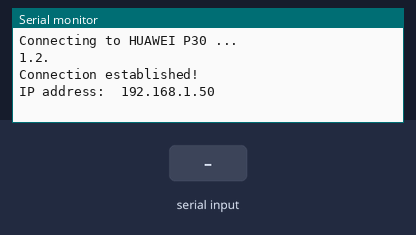
Simulated run of this program. Board: ESP8266 (NodeMCU). On the bench: the last lines printed to the serial monitor. The test bench sets the inputs (shaded band). WiFi joins after 1.5 s; servers stay silent unless stated; web services answer with replies made up by the test bench.

Above: at 3.2 s.
3.3 s: "D\n" received over Serial
At 4.9 s:
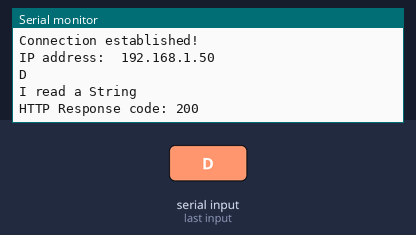
5.8 s: "T\n" received over Serial
At 7.9 s:
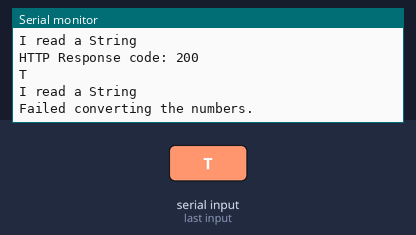

Measured:
- after the input at 3.3 s, the serial monitor: prints a new line after 1.0 s (image 1)
- after the input at 5.8 s, the serial monitor: prints a new line after 1.0 s (image 2)

The program:

main.cpp
```cpp
//This file is made with this link: https://randomnerdtutorials.com/esp8266-nodemcu-http-post-ifttt-thingspeak-arduino/
//This is how it must be since i either copy the most of it or sit and write the same code since there really is only
//is one easy way to solve this problem.

//#include <espUpload.h>
#include <ESP8266WiFi.h>
#include <ESP8266HTTPClient.h>
#include <WiFiClient.h>
#include <espNetworking.h>
#include <iostream>
#include <sstream>
#include <string.h>
#include <stdio.h>
using namespace std;
   // Include the Wi-Fi library
//Standard code to connect to wifi.
const char* ssid     = "HUAWEI P30";         // The SSID (name) of the Wi-Fi network you want to connect to
const char* password = "8879abcd";     // The password of the Wi-Fi network
const char* serverName = "http://api.thingspeak.com/update";
String apiKey = "T4P6ZTXR1T428AW9";
char buffer[100];
int bufferSize=100;
const int analogInPin =A0;
int sensorValue = 0;
String command="";


void setup() {
  for(int i=0;i<100;i++){
    buffer[i]='0';
  }
  Serial.begin(115200);         // Start the Serial communication to send messages to the computer
  Serial.println('\n');
  while (!Serial) {
 // wait for serial port to connect. Needed for native USB port only
}

  WiFi.begin(ssid, password);             // Connect to the network
  Serial.print("Connecting to ");
  Serial.print(ssid); Serial.println(" ...");

  int i = 0;
  while (WiFi.status() != WL_CONNECTED) { // Wait for the Wi-Fi to connect
    delay(1000);
    Serial.print(++i); Serial.print('.');
  }

  Serial.println('\n');
  Serial.println("Connection established!");
  Serial.print("IP address:\t");
  Serial.println(WiFi.localIP());         // Send the IP address of the ESP8266 to the computer
}
void loop() { // run over and over
if (Serial.available()) {
command=Serial.readString();

Serial.println(command);
Serial.println("I read a String");
if(command.charAt(0)=='D'){
  doorIsOpenedNetworking();
}
else{
  //Here i am making a function to find the two integers in the read input if there are less than two nothing will hapen
  //The two first integers will be used.
  //Using help from this article
  //https://www.tutorialspoint.com/c_standard_library/c_function_strtok.htm
int nums[2];
for (int i = 0; i < 2; i++)
{
  nums[i]=-7000;
  /* code */
}

if(command.charAt(0)=='T'){
int numscounter=0;
string temp="";
for (char i = 0; i < command.length(); i++)
{
  if((command.charAt(i)>='0' and command.charAt(i)<='9') or command.charAt(i)=='.'){
  temp+=command.charAt(i);
  }else{
    if(temp.length()!=0){
    nums[numscounter]=stof(temp);
    numscounter++;
    temp="";

    }
  }


  /* code */
}
int realMeasurement=1;
for (int i = 0; i < 2; i++)
{
  if(nums[i]==-7000){
    realMeasurement=0;

  }

  /* code */
}
if (realMeasurement){
  Serial.print("Uploading measurement \n");
  UploadTempAndHumidityServer(nums[0],nums[1]);
}
else{
  Serial.print("Failed converting the numbers. \n");
}
}


}
}
}
```

espNetworking.cpp
```cpp
#include <espNetworking.h>
#include "iostream"
#include <ESP8266WiFi.h>
#include <ESP8266HTTPClient.h>
#include <WiFiClient.h>

WiFiClient client;
HTTPClient http;

const char* specificserverName = "http://api.thingspeak.com/update";
String tempAndHumidityAPIKEY = "T4P6ZTXR1T428AW9";
String doorOpeningAPIKEY = "LX17821TIXSN93VR";
int UploadTempAndHumidityServer(float temp, float humidity){

  Serial.print("The measurements where: ");
  Serial.print(temp);
  Serial.print("  ");
  Serial.print(humidity);
  Serial.print("  ");
  Serial.print("Trying to write temperature and humidity to server\n");

  http.begin(client, specificserverName);
  String httpRequestData = "api_key=" + tempAndHumidityAPIKEY + "&field1=" + String(temp)+"&field2="+String(humidity);
      // Send HTTP POST request
      int httpResponseCode = http.POST(httpRequestData);

      Serial.print("HTTP Response code: ");
      Serial.println(httpResponseCode);
      // Free resources
      http.end();


return 1;
}

float getTempAndHumidity(int entries){

http.begin(client,  "http://api.thingspeak.com/channels/2087340/feeds.json?api_key=1Y3EW91KEJWE5GSG&results="+String(entries));
int httpResponseCode = http.GET();
String payload = "";
if (httpResponseCode>0) {
    Serial.print("HTTP Response code: ");
    Serial.println(httpResponseCode);
    payload = http.getString();
    Serial.println("Payload is: ");
    Serial.println(payload);
}
else {
    Serial.print("Error code: ");
    Serial.println(httpResponseCode);
}
http.end();


return 0.0;
}
int doorIsOpenedNetworking(){
    http.begin(client, specificserverName);
  String httpRequestData = "api_key=" + doorOpeningAPIKEY + "&field1=" + String("Visit");
      // Send HTTP POST request
      int httpResponseCode = http.POST(httpRequestData);

      Serial.print("HTTP Response code: ");
      Serial.println(httpResponseCode);
      // Free resources
      http.end();


      return httpResponseCode;


}
```

espNetworking.h
```cpp
int UploadTempAndHumidityServer(float temp, float humidity);

float getTempAndHumidity(int entries);
int doorIsOpenedNetworking();
```
